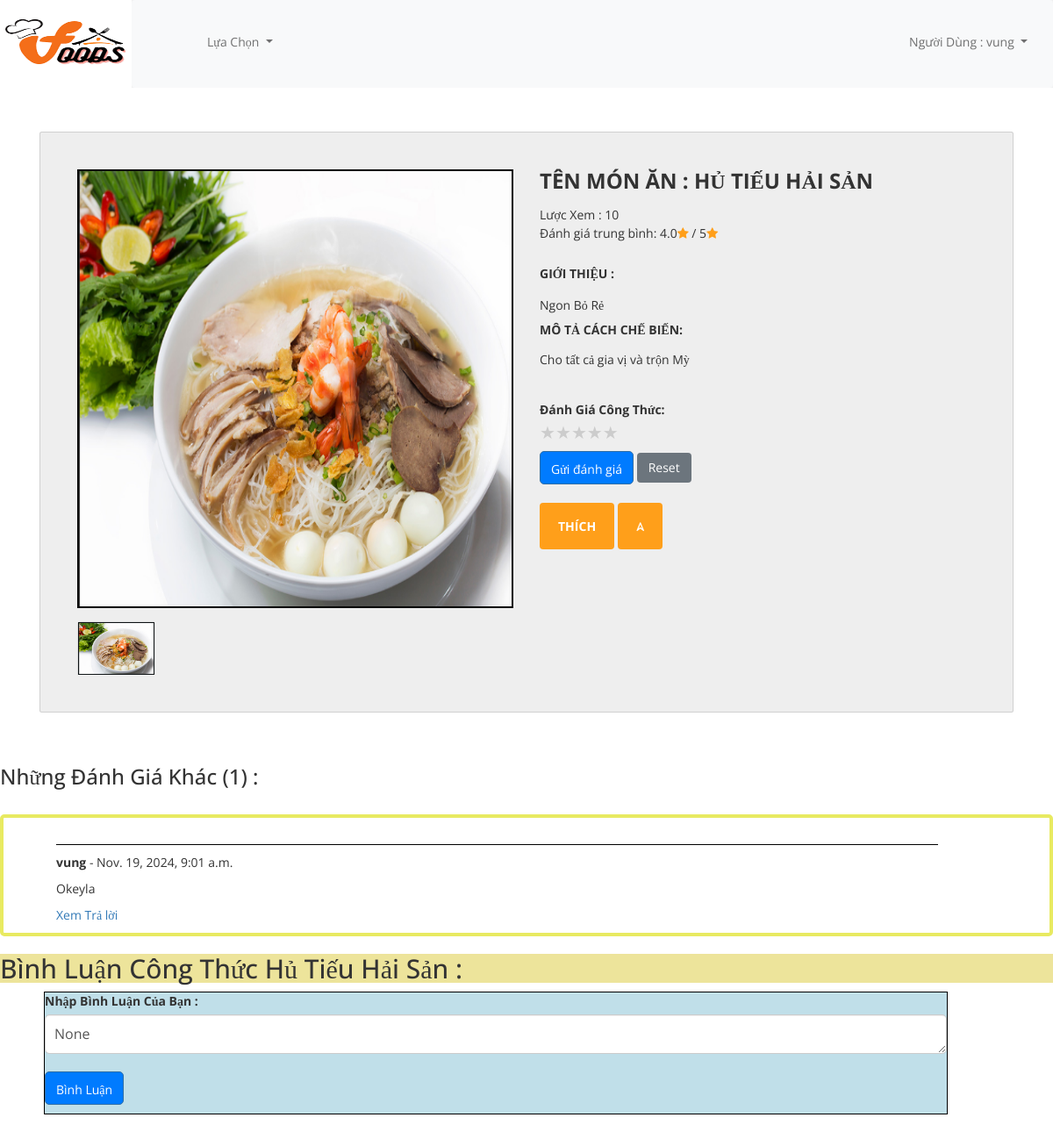
The page /detail/23/ (signed in) on the database its author committed.
### myapp/models.py (models this page shows, shortened)
class RecipeImage(models.Model):
    recipe = models.ForeignKey(Recipe, related_name='images', on_delete=models.CASCADE)
    image = models.ImageField(upload_to='images/')
    uploaded_at = models.DateTimeField(auto_now_add=True)

class Recipe(models.Model):
    title = models.CharField(max_length=100,null=True)
    author = models.ForeignKey('auth.User', on_delete=models.CASCADE)
    introduce =  models.CharField(max_length=100,null=True)
    description = models.CharField(max_length=200,null=True)
    created_at = models.DateTimeField(auto_now_add=True)
    views = models.IntegerField(default=0)
    liked_tym = models.ManyToManyField(User, related_name='liked_recipes', blank=True)
    average_rating = models.FloatField(default=0)
    CLASSIFY_CHOICES = [
            ('Mặn', 'Mặn'),
            ('Chay', 'Chay'),
            ('Kiên', 'Kiên'),
            ('Béo', 'Béo'),
        ]
    classify = models.CharField(max_length=10, choices=CLASSIFY_CHOICES)
    @property
    def average_rating(self):
        ratings = self.ratings.all()
        if ratings.exists():
            return round(sum(rating.stars for rating in ratings) / ratings.count(), 2)
        return 0

class Rating(models.Model):
    recipe = models.ForeignKey(Recipe, related_name='ratings', on_delete=models.CASCADE)
    user = models.ForeignKey(User, on_delete=models.CASCADE)
    stars = models.PositiveIntegerField(default=1)
    class Meta:
        unique_together = ('user', 'recipe')  # Đảm bảo mỗi người dùng chỉ đánh giá một công thức một lần

class Comment(models.Model):
    user = models.ForeignKey(User, on_delete=models.CASCADE)
    recipe = models.ForeignKey(Recipe, on_delete=models.CASCADE, related_name='comments')
    content = models.TextField()
    created_at = models.DateTimeField(auto_now_add=True)
    parent = models.ForeignKey('self', null=True, blank=True, related_name='replies', on_delete=models.CASCADE)

### myapp/views.py (the view)
# urls.py: path('detail/<int:recipe_id>/',views.detail,name='detail'), #Xem Chi Tiet Từng SP
@login_required
def detail(request,recipe_id):
    recipe = get_object_or_404(Recipe, id=recipe_id)
    recipe.views += 1  # Tăng số lượt xem lên 1
    recipe.save()
    if request.method == 'POST':
        form = CommentForm(request.POST)
        if form.is_valid():
            parent_id = request.POST.get('parent_id')
            comment = form.save(commit=False)
            comment.recipe = recipe
            comment.user = request.user
            if parent_id:  # Nếu có parent_id, đây là một reply
                comment.parent = Comment.objects.get(id=parent_id)
            comment.save()
            return redirect('detail', recipe_id=recipe_id)
    else:
        form = CommentForm()
    comments = recipe.comments.filter(parent__isnull=True)  # Chỉ hiển thị bình luận gốc, không phải reply
    images = RecipeImage.objects.filter(recipe=recipe)  # Lấy tất cả ảnh của công thức này
    total_count = comments.count() + Comment.objects.filter(parent__in=comments).count()
    return render(request,'myapp/detail.html',
        {'recipe': recipe,
        'images': images,
        'recipe': recipe,
        'comments': comments,
        'form': form,
        'total_count': total_count,})

### myapp/forms.py
class CommentForm(forms.ModelForm):
    class Meta:
        model = Comment
        fields = ['content']
        labels = {
            'content': '',  # Để trống nếu bạn không muốn hiển thị nhãn
        }
        widgets = {
            'content': forms.Textarea(attrs={'rows': 1, 'placeholder': 'Nhập Bình Luận...'}),
        }

### myapp/templates/myapp/detail.html (shortened to what this page needs)
{% extends "myapp/base.html" %}
{%load static%}
{%block detail%}
<link href="//maxcdn.bootstrapcdn.com/bootstrap/3.3.0/css/bootstrap.min.css" rel="stylesheet" id="bootstrap-css">
<link href="https://maxcdn.bootstrapcdn.com/font-awesome/4.7.0/css/font-awesome.min.css" rel="stylesheet">
<link rel="stylesheet" href="{%static "css/fixdetail.css"%}">
<link rel="stylesheet" href="{%static "css/comment.css"%}">
<div class="container">
	<div class="card">
		<div class="container-fliud">
			<div class="wrapper row">
				<div class="preview col-md-6">
					<div class="preview-pic tab-content">
						{% for image in images|slice:":4" %}
						<div class="tab-pane {% if forloop.first %}active{% endif %}" id="pic-{{ forloop.counter }}">
							<img src="{{ image.image.url }}" style="width: 500px;height: 500px; border: 2px solid #000000;"/>
						</div>
					{% endfor %}
				</div>
				<ul class="preview-thumbnail nav nav-tabs">
					{% for image in images|slice:":4" %}
						<li class="{% if forloop.first %}active{% endif %}">
							<a data-target="#pic-{{ forloop.counter }}" data-toggle="tab">
								<img src="{{ image.image.url }}" style="width: 100px;height: 60px;border: 1px solid #0d1214;"/>
							</a>
						</li>
					{% endfor %}
					</ul>
				</div>
				<div class="details col-md-6">
					<h3 class="product-title">Tên Món Ăn : {{recipe.title}}</h3>
					<div class="rating">
						<span class="review-no">Lược Xem : {{ recipe.views }}</span>
                        <p>Đánh giá trung bình: {{ recipe.average_rating }}<i class="fa fa-star checked"></i> / 5<i class="fa fa-star checked"></i></p>
					</div>
					<p class="product-title">Giới Thiệu : </p> <p>{{recipe.introduce}}</p>
					<h5 class="product-title">mô tả cách chế biến: </h5>
					<p class="product-description">{{recipe.description}}</p>
                    <br>
                            <form method="post" action="{% url 'rate_recipe' recipe_id=recipe.id %}">
                                <label for="stars">Đánh Giá Công Thức:</label>
                                <div class="star-rating" id="stars">
                                    <span class="star" data-value="1">&#9733;</span>
                                    <span class="star" data-value="2">&#9733;</span>
                                    <span class="star" data-value="3">&#9733;</span>
                                    <span class="star" data-value="4">&#9733;</span>
                                    <span class="star" data-value="5">&#9733;</span>
                                </div>
                                <p style="padding-top: 1px;"></p>
                                <div>
                                    <button type="submit" class="btn btn-primary">Gửi đánh giá</button>
                                    <button  id="recipe-container" type="button" class="btn btn-secondary" data-recipe-id="{{ recipe.id }}">Reset</button>
                                </div>
                            </form>
					<br>
					<div class="action">
						<a href="{% url 'like_recipe' recipe.id %}" class="add-to-cart btn btn-default" type="button">Thích</a>
						<button class="like btn btn-default" type="button">𖤂</button>
					</div>
				</div>
			</div>
		</div>
	</div>
</div>
<br><br>
<h3>Những Đánh Giá Khác ({{ total_count }}) :</h3>
<br>
{% if comments.count > 0 %}
<div style="max-height: 600px;  overflow-y: auto; border: 4px solid #e8ea61; padding: 10px; border-radius: 5px;">
<div class="comments-section" style="padding-left: 50px; width: 90%;">
    {% for comment in comments %}
        <div class="comment" style="padding-top: 20px;">
            <p style="border-bottom: 1px solid #000000;"></p>
            <p><strong>{{ comment.user.username }}</strong> - {{ comment.created_at }}</p>
            <p>{{ comment.content }}</p>
            <a href="#" class="toggle-replies-button" data-comment-id="{{ comment.id }}">Xem Trả lời</a>
        </div>
    {% endfor %}
</div>
</div>
{% endif %}
<h2 style="background-color: rgb(237, 228, 155);">Bình Luận Công Thức {{ recipe.title }} : </h2>
<form method="POST" style="padding-left: 50px; width: 90%;">
    <div class="form-group" >
        <label for="id_content">Nhập Bình Luận Của Bạn :</label>
		<br>
        <textarea style="height: 45px;" id="id_content" name="content" rows="3" placeholder="Nhập Vào Đây......" class="form-control">{{ form.content.value }}</textarea>
		<br>
		<button type="submit" class="btn btn-primary" style="padding-top: 10px;">Bình Luận</button>
        <br>
	</div>
</form>
<p style="padding-bottom: 100px;"></p>
  {% endblock detail%}

### myapp/templates/myapp/base.html (shortened to what this page needs)
{% load static %}
<!DOCTYPE html>
<html lang="en">
<head>
    <link href="https://cdn.jsdelivr.net/npm/bootstrap@5.0.2/dist/css/bootstrap.min.css" rel="stylesheet">
    <link href="https://maxcdn.bootstrapcdn.com/font-awesome/4.7.0/css/font-awesome.min.css" rel="stylesheet">
    <link rel="stylesheet" href="{%static "css/fixbase.css"%}">
    <link rel="stylesheet" href="{%static "css/fixhome.css"%}">
    <link href="//maxcdn.bootstrapcdn.com/bootstrap/3.3.0/css/bootstrap.min.css" rel="stylesheet" id="bootstrap-css">
</head>
<body>
    <div class='home'>
        <a href="{% url 'home' %}"><img style="width: 150px; height: 100px;" src="{% static "imgg/logo.png" %}" alt=""></a>
        <nav class="navbar navbar-expand-lg navbar-light bg-light" style="height: 100px;width: auto; padding-left: 40px;">
            <div class="left">
                <ul class="navbar-nav me-auto mb-2 mb-lg-0">
                  <li class="nav-item dropdown">
                    <a class="nav-link dropdown-toggle" href="#" id="navbarDropdown" role="button" data-bs-toggle="dropdown" aria-expanded="false" style="height: 95px; padding-top:35px;padding-left: 45px;">
                      Lựa Chọn
                    </a>
                   </li>
                </ul>
            </div>
            <div class="right" style="padding-left: 70% ;">
              <ul class="navbar-nav me-auto mb-2 mb-lg-0">
                <li class="nav-item dropdown">
                  <a class="nav-link dropdown-toggle" href="#" role="button" data-bs-toggle="dropdown" aria-expanded="false" style="height: 95px; padding-top:35px;padding-left: 15px;">Người Dùng :
                    {{request.user}}
                  </a>
                </li>
            </div>
          </nav>
    </div>
    {% block detail %}{% endblock detail %}
</body>
</html>

### myapp/static/css/fixbase.css (style rules this page uses)
.home { background-color: rgb(240, 240, 240); height: 100px; }
.home img { float: left; }

### myapp/static/css/fixhome.css (style rules this page uses)
body { margin-top:20px; background:#eee; }

### myapp/static/css/fixdetail.css (style rules this page uses)
body { font-family: 'open sans'; overflow-x: hidden; }
img { max-width: 100%; }
.preview { display: -webkit-box; display: -webkit-flex; display: -ms-flexbox; display: flex; -webkit-box-orient: vertical; -webkit-box-direction: normal; -webkit-flex-direction: column; -ms-flex-direction: column; flex-direction: column; }
.preview-pic { -webkit-box-flex: 1; -webkit-flex-grow: 1; -ms-flex-positive: 1; flex-grow: 1; }
.preview-thumbnail.nav-tabs { border: none; margin-top: 15px; }
.preview-thumbnail.nav-tabs li { width: 18%; margin-right: 2.5%; }
.preview-thumbnail.nav-tabs li img { max-width: 100%; display: block; }
.preview-thumbnail.nav-tabs li a { padding: 0; margin: 0; }
.preview-thumbnail.nav-tabs li:last-of-type { margin-right: 0; }
.tab-content { overflow: hidden; }
.tab-content img { width: 100%; -webkit-animation-name: opacity; animation-name: opacity; -webkit-animation-duration: .3s; animation-duration: .3s; }
.card { margin-top: 50px; background: #eee; padding: 3em; line-height: 1.5em; }
@media screen and (min-width: 997px) { .wrapper { display: -webkit-box; display: -webkit-flex; display: -ms-flexbox; display: flex; } }
.details { display: -webkit-box; display: -webkit-flex; display: -ms-flexbox; display: flex; -webkit-box-orient: vertical; -webkit-box-direction: normal; -webkit-flex-direction: column; -ms-flex-direction: column; flex-direction: column; }
.product-title, .price, .sizes, .colors { text-transform: UPPERCASE; font-weight: bold; }
.checked, .price span { color: #ff9f1a; }
.product-title, .rating, .product-description, .price, .vote, .sizes { margin-bottom: 15px; }
.product-title { margin-top: 0; }
.add-to-cart, .like { background: #ff9f1a; padding: 1.2em 1.5em; border: none; text-transform: UPPERCASE; font-weight: bold; color: #fff; -webkit-transition: background .3s ease; transition: background .3s ease; }

### myapp/static/css/comment.css (style rules this page uses)
.form-group { margin-bottom: 15px; background-color: #c0dfe9; border: 1px solid #000000; }
.form-control { width: 100%; padding: 10px; font-size: 16px; border-radius: 5px; border: 1px solid #ccc; }
.btn-primary { padding-top: 10px; background-color: #007bff; color: white; border-radius: 5px; cursor: pointer; }

### myapp/templates/myapp/detail.html (style rules this page uses)
.star-rating { display: flex; cursor: pointer; }
.star { font-size: 2rem; color: #ccc; }

### rows shown on the page
RecipeImage: image (picture)
Recipe: title "HỦ TIẾU HẢI SẢN", views "10", average_rating "4.0", introduce "Ngon Bỏ Rẻ", description "Cho tất cả gia vị và trộn Mỳ", title "Hủ Tiếu Hải Sản"
Comment: user.username "vung", created_at "Nov. 19, 2024, 9:01 a.m.", content "Okeyla"

### other values the page prints
{{ request.user }} "vung"
{{ total_count }} "1"
